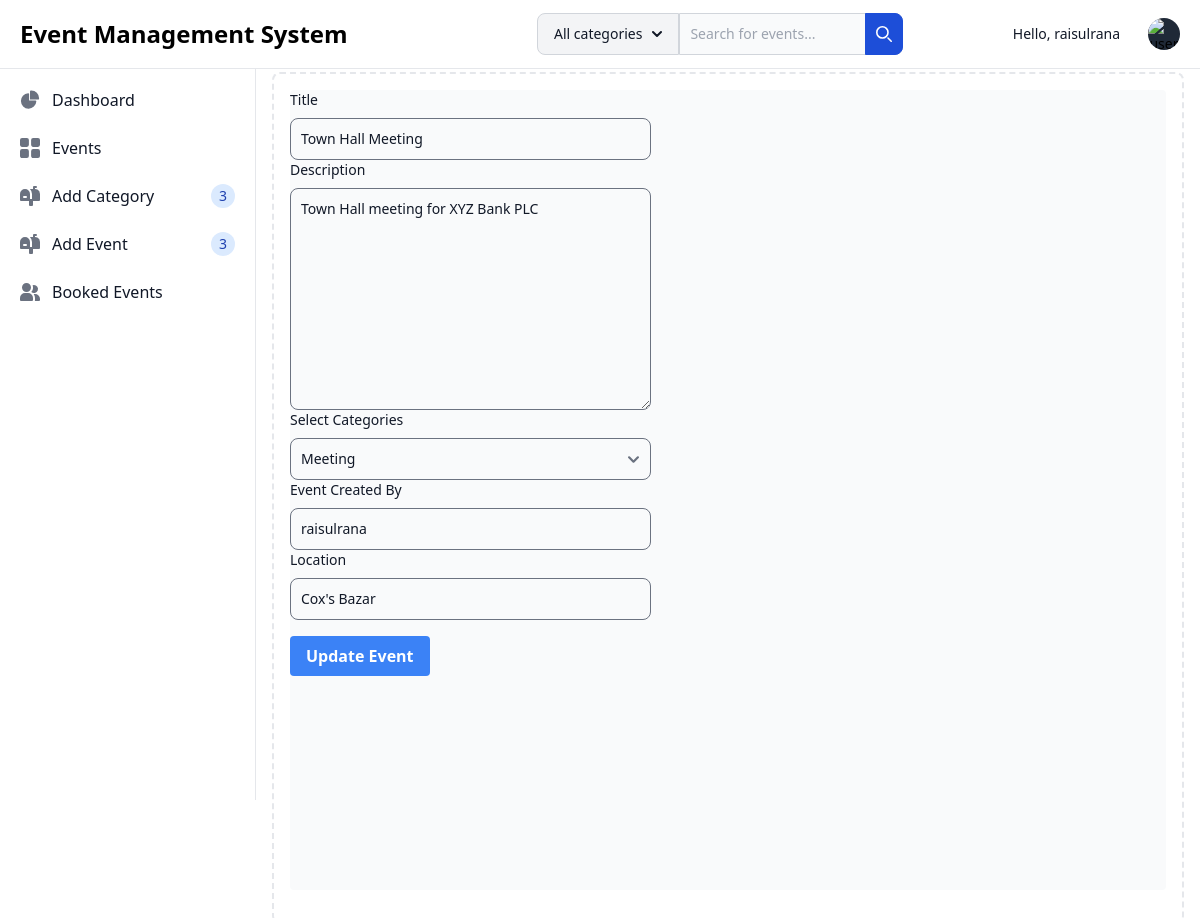
The page /events/edit-event/5 (signed in) on the database as committed earlier.
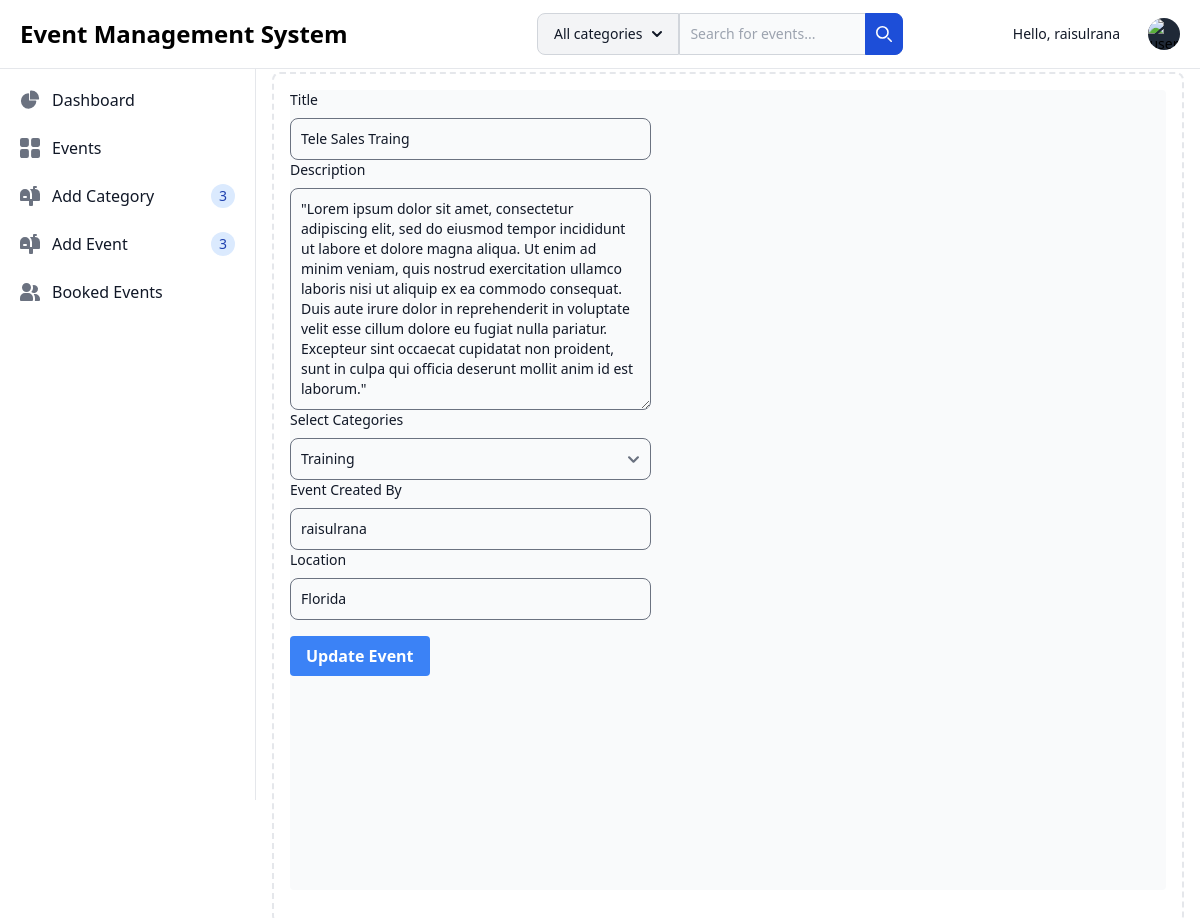
The same page on the database as committed later.
### events/models.py (models this page shows, shortened)
class Event(models.Model):
    title = models.CharField(max_length=50)
    description = models.TextField()
    capacity = models.PositiveBigIntegerField(default=50)
    category = models.ForeignKey(Category, on_delete=models.CASCADE, default=1)
    created_by = models.ForeignKey(User, on_delete=models.CASCADE)
    location = models.CharField(max_length=50, null=True, blank=True)
    event_created_at = models.DateTimeField(auto_now_add=True, null=True, blank=True)
    event_updated_at = models.DateTimeField(auto_now=True, null=True, blank=True)
    event_ended_at = models.DateTimeField(null=True, blank=True)

### events/views.py (the view)
# urls.py: path('edit-event/<int:id>', views.edit_event, name='edit_event'),
@login_required
def edit_event(request, id):
    edit_event = Event.objects.get(pk=id)
    if request.method == 'POST':
        event_form = EventForm(request.POST, instance=edit_event)
        if event_form.is_valid():
            event_form.save()
            return redirect('homepage')
    else:
        event_form = EventForm(instance=edit_event)
    return render(request, 'events/edit_event.html',{'form': event_form})

### events/forms.py
class EventForm(forms.ModelForm):
    class Meta:
        model = Event
        fields = ['title', 'description', 'category', 'location']
    title = forms.CharField(widget=forms.TextInput(attrs={'class': common_css_class}))
    description = forms.CharField(widget=forms.Textarea(attrs={'class': common_css_class}))
    category = forms.ModelChoiceField(
        queryset=Category.objects.all(),
        widget=forms.Select(attrs={'class': common_css_class}),
        required=True
    )
    location = forms.CharField(widget=forms.TextInput(attrs={'class': common_css_class}))

### categories/models.py (called while the page is built)
    def __str__(self):
        return self.name

### events/templates/events/edit_event.html (shortened to what this page needs)
{% extends '_base.html' %}
{% block content %}
  <div class="max-h-screen overflow-y-auto">
    <form method="post" class="max-w-sm mx-auto" enctype="multipart/form-data">
        <label for="id_title" class="block mb-2 text-sm font-medium text-gray-900 dark:text-white">Title</label>
        {{ form.title }}
        <label for="id_description" class="block mb-2 text-sm font-medium text-gray-900 dark:text-white">Description</label>
        {{ form.description }}
        <label for="id_category" class="block mb-2 text-sm font-medium text-gray-900 dark:text-white">Select Categories</label>
        {{ form.category }}
        <label for="id_created_by" class="block mb-2 text-sm font-medium text-gray-900 dark:text-white">Event Created By</label>
        <input type="text" id="id_created_by" value="{{ request.user.username }}" class="bg-gray-50 border border-black-300 text-gray-900 text-sm rounded-lg focus:ring-blue-500 focus:border-blue-500 block w-full p-2.5 dark:bg-gray-700 dark:border-gray-600 dark:placeholder-gray-400 dark:text-white dark:focus:ring-blue-500 dark:focus:border-blue-500" readonly>
        <label for="id_location" class="block mb-2 text-sm font-medium text-gray-900 dark:text-white">Location</label>
        {{ form.location }}
        <button type="submit" class="mt-4 bg-blue-500 hover:bg-blue-700 text-white font-bold py-2 px-4 rounded">
          Update Event
        </button>
      </form>
  </div>
{% endblock %}

Rows that differ between the two databases and show on the page:
changed Event: title "Town Hall Meeting" → "Tele Sales Traing"; description "Town Hall meeting for XYZ Bank PLC" → "\"Lorem ipsum dolor sit amet, consectetur adipiscing elit, sed do eiusmod tempor incididunt ut labore et dolore magna aliqua. Ut enim ad minim veniam, quis nostrud exercitation ullamco laboris nisi ut aliquip ex ea commodo consequat. Duis aute irure dolor in reprehenderit in voluptate velit esse cillum dolore eu fugiat nulla pariatur. Excepteur sint occaecat cupidatat non proident, sunt in culpa qui officia deserunt mollit anim id est laborum.\""; category "Meeting" → "Training"; location "Cox's Bazar" → "Florida"
